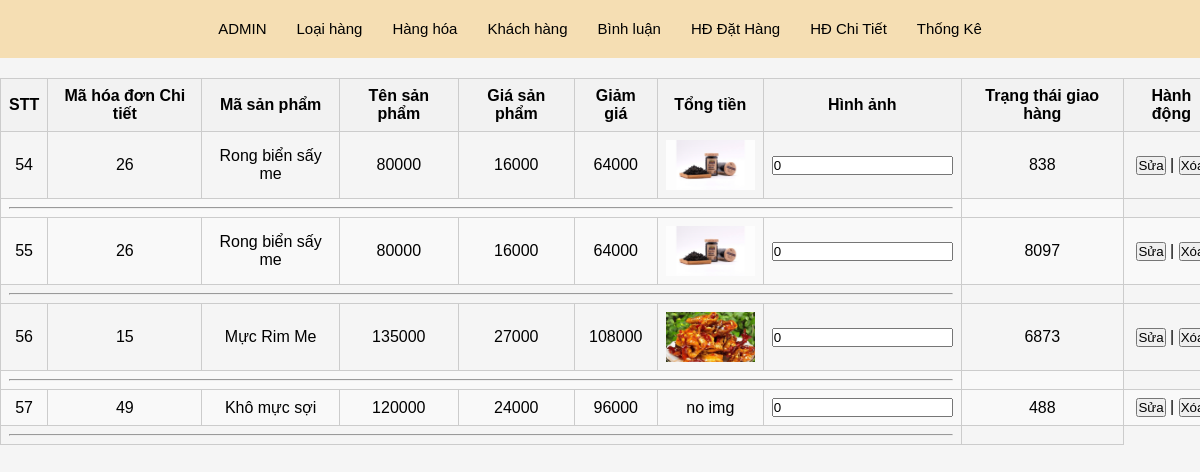
Screenshot of /admin/index.php?act=dshdct with the database file from the repository.
### tables this page shows
CREATE TABLE `hoadonchitiet` (
  `ma_HDCT` int(11) NOT NULL,
  `list_hh` text NOT NULL,
  `tong_tien` int(7) NOT NULL DEFAULT 0,
  `id_hddh` int(11) NOT NULL
);

CREATE TABLE `hanghoa` (
  `ma_HangHoa` int(11) NOT NULL,
  `ten_hanghoa` varchar(255) NOT NULL,
  `don_gia` double(10,0) NOT NULL,
  `giam_gia` double(10,0) DEFAULT 0,
  `hinh` varchar(255) DEFAULT NULL,
  `trang_thai` enum('0','1') NOT NULL DEFAULT '0',
  `ngay_nhap` date NOT NULL,
  `mo_ta` varchar(255) DEFAULT NULL,
  `dac_biet` bit(1) NOT NULL DEFAULT b'0',
  `so_luot_xem` int(11) NOT NULL DEFAULT 0,
  `ma_loai` int(11) NOT NULL
);

### model/pdo.php (called while the page is built, shortened)
<?php
function pdo_get_connection()
{
    $dburl = "mysql:host=localhost;dbname=anvat5u;charset=utf8";
    $username = 'root';
    $password = '';
    $conn = new PDO($dburl, $username, $password);
    $conn->setAttribute(PDO::ATTR_ERRMODE, PDO::ERRMODE_EXCEPTION);
    return $conn;
}
function pdo_query($sql)
{
    $sql_args = array_slice(func_get_args(), 1);
    try {
        $conn = pdo_get_connection();
        $stmt = $conn->prepare($sql);
        $stmt->execute($sql_args);
        $rows = $stmt->fetchAll();
        return $rows;
    } catch (PDOException $e) {
        throw $e;
    } finally {
        unset($conn);
    }
}
function pdo_query_one($sql)
{
    $sql_args = array_slice(func_get_args(), 1);
    try {
        $conn = pdo_get_connection();
        $stmt = $conn->prepare($sql);
        $stmt->execute($sql_args);
        $row = $stmt->fetch(PDO::FETCH_ASSOC);
        return $row;
    } catch (PDOException $e) {
        throw $e;
    } finally {
        unset($conn);
    }
}

### model/hoadon.php (called while the page is built, shortened)
<?php
function list_hoadonchitiet()
{
    $sql="select hoadonchitiet.*,hoadondathang.*,khachhang.ma_KhachHang from hoadonchitiet
        inner join hoadondathang on hoadondathang.ma_HDDH = hoadonchitiet.id_hddh
        inner join khachhang on hoadondathang.ma_kh = khachhang.ma_KhachHang ";
    $list = pdo_query($sql);
    return $list;
}

### model/hanghoa.php (called while the page is built, shortened)
<?php
function loadone_hanghoa($ma_hh)
{
    $sql = "select * from hanghoa where ma_HangHoa =" . $ma_hh;
    $sp = pdo_query_one($sql);
    return $sp;
}

### admin/hdchitiet/list.php (the view)
<link rel="stylesheet" href="../css/hddathang.css">
<table class="list-danh-muc">
    <thead>
        <tr>
            <th>STT</th>
            <th>Mã hóa đơn Chi tiết</th>
            <th>Mã sản phẩm</th>
            <th>Tên sản phẩm</th>
            <th>Giá sản phẩm</th>
            <th>Giảm giá</th>
            <th>Tổng tiền</th>
            <th>Hình ảnh</th>
            <th>Trạng thái giao hàng</th>
            <th>Hành động</th>
        </tr>
    </thead>
    <tbody>
        <?php
        foreach (list_hoadonchitiet() as $item) {
            $list = json_decode($item['list_hh'], true);
            if (is_array($list)) {
                foreach ($list as $i) {
                    $hang_hoa = loadone_hanghoa($i['ma_hh']);
                    extract($hang_hoa);
                    $delsp = "index.php?act=delhd&ma_hoadon=" . $item['ma_HDCT'];
                    $suasp = "index.php?act=suahd&ma_hoadon=" . $item['ma_HDCT'];
                    $hinhpath = "../images/" . $hinh;
                    if (is_file($hinhpath)) {
                        $hinhsp = "<img src='" . $hinhpath . "' height='50px'>";
                    } else {
                        $hinhsp = "no img";
                    }
        ?>
                    <tr>
                        <td><?= $item['ma_HDCT'] ?></td>
                        <td><?= $ma_HangHoa ?></td>
                        <td><?= $ten_hanghoa ?></td>
                        <td><?= $don_gia ?></td>
                        <td><?= $giam_gia ?></td>
                        <td><?= $item['tong_tien'] ?></td>
                        <td><?= $hinhsp ?></td>
                        <td><input type="number" name="trangthaigiaohang" id="" value=<?= $trang_thai ?>></td>
                        <td><?= $item['id_hddh'] ?></td>
                        <td><a href="<?= $suasp ?>"><input type="button" value="Sửa"></a> |
                            <a href="<?= $delsp ?>"><input type="button" value="Xóa"></a>
                        </td>
                    </tr>
        <?php  }
            }
            echo '<tr><td colspan="8"><hr/><td/><tr/>';
        } ?>
    </tbody>
</table>

### css/admin.css (style rules this page uses)
* { padding: 0; margin: 0; box-sizing: border-box; font-family: sans-serif; scroll-behavior: smooth; }
body { background-color: #f5f5f5; }
.container img { display: block; }

### css/hddathang.css (style rules this page uses)
.list-danh-muc { max-width: 100%; border-collapse: collapse; }
.list-danh-muc th, .list-danh-muc td { border: 1px solid #ccc; padding: 8px; text-align: center; }
.list-danh-muc th { background-color: #f2f2f2; }
.list-danh-muc tr:nth-child(even) { background-color: #f9f9f9; }
.list-danh-muc img { max-height: 50px; }

### rows the page displays
hoadonchitiet: ma_HDCT "54", tong_tien "64000", id_hddh "838"
hanghoa: ma_HangHoa "26", ten_hanghoa "Rong biển sấy me", don_gia "80000", giam_gia "16000", hinh (picture), trangthaigiaohang "0"
hoadonchitiet: ma_HDCT "55", tong_tien "64000", id_hddh "8097"
hoadonchitiet: ma_HDCT "56", tong_tien "108000", id_hddh "6873"
hanghoa: ma_HangHoa "15", ten_hanghoa "Mực Rim Me", don_gia "135000", giam_gia "27000", hinh (picture), trangthaigiaohang "0"
hoadonchitiet: ma_HDCT "57", tong_tien "96000", id_hddh "488"
hanghoa: ma_HangHoa "49", ten_hanghoa "Khô mực sợi", don_gia "120000", giam_gia "24000", hinh "no img", trangthaigiaohang "0"
